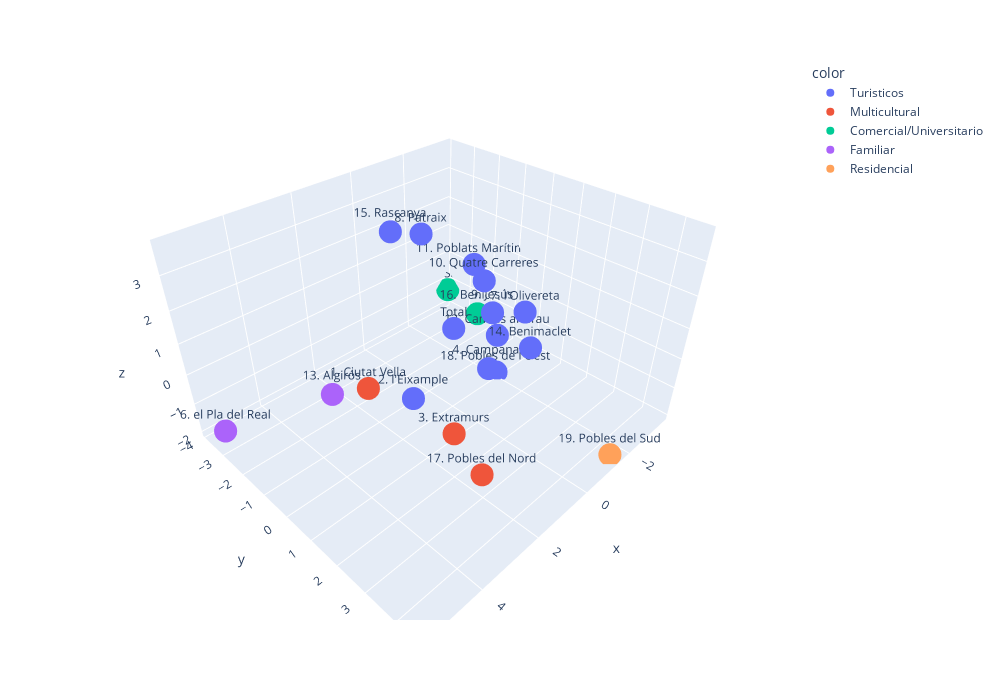

Notebook cell for this chart:
### Code cell
# hacer el plot con los nombres de los grupos

fig = px.scatter_3d(x=df_pca[:, 0], y=df_pca[:, 1], z=df_pca[:, 2], text=df['Distrito'], color=df['Cluster Name'], width=1000, height=700)

fig.show()

### Figure 1 — Plotly figure (JSON) as saved in the notebook; plotly's stock layout.template omitted (floating-point values rounded to 4 significant figures)
{"data": [{"hovertemplate": "color=Turisticos<br>x=%{x}<br>y=%{y}<br>z=%{z}<br>text=%{text}<extra></extra>", "legendgroup": "Turisticos", "marker": {"color": "#636efa", "symbol": "circle"}, "mode": "markers+text", "name": "Turisticos", "scene": "scene", "showlegend": true, "text": ["Total", "2. l'Eixample", "4. Campanar", "7. l'Olivereta", "8. Patraix", "9. Jesús", "10. Quatre Carreres", "11. Poblats Marítims", "12. Camins al Grau", "14. Benimaclet", "15. Rascanya", "18. Pobles de l'Oest"], "type": "scatter3d", "x": [-0.254, 1.783, -0.06703, -1.538, 1.023, -1.318, -0.9539, -2.746, -1.258, -0.1978, 1.22, -1.975], "y": [-0.2632, 0.2264, 1.232, 1.192, -0.1788, 0.2293, 0.1782, -1.796, 0.5016, 2.44, -1.07, -0.04351], "z": [0.374, -0.6726, -0.1241, 0.9978, 3.761, 0.632, 1.802, 0.8375, 0.02276, 1.118, 3.578, -1.997]}, {"hovertemplate": "color=Multicultural<br>x=%{x}<br>y=%{y}<br>z=%{z}<br>text=%{text}<extra></extra>", "legendgroup": "Multicultural", "marker": {"color": "#EF553B", "symbol": "circle"}, "mode": "markers+text", "name": "Multicultural", "scene": "scene", "showlegend": true, "text": ["1. Ciutat Vella", "3. Extramurs", "17. Pobles del Nord"], "type": "scatter3d", "x": [2.951, 1.573, 2.029], "y": [-0.1749, 1.543, 2.943], "z": [0.1191, -1.218, -1.364]}, {"hovertemplate": "color=Comercial/Universitario<br>x=%{x}<br>y=%{y}<br>z=%{z}<br>text=%{text}<extra></extra>", "legendgroup": "Comercial/Universitario", "marker": {"color": "#00cc96", "symbol": "circle"}, "mode": "markers+text", "name": "Comercial/Universitario", "scene": "scene", "showlegend": true, "text": ["5. la Saïdia", "16. Benicalap"], "type": "scatter3d", "x": [-3.671, -3.476], "y": [-3.818, -2.217], "z": [-1.326, -1.514]}, {"hovertemplate": "color=Familiar<br>x=%{x}<br>y=%{y}<br>z=%{z}<br>text=%{text}<extra></extra>", "legendgroup": "Familiar", "marker": {"color": "#ab63fa", "symbol": "circle"}, "mode": "markers+text", "name": "Familiar", "scene": "scene", "showlegend": true, "text": ["6. el Pla del Real", "13. Algirós"], "type": "scatter3d", "x": [5.593, 2.673], "y": [-3.188, -2.246], "z": [-1.585, -1.464]}, {"hovertemplate": "color=Residencial<br>x=%{x}<br>y=%{y}<br>z=%{z}<br>text=%{text}<extra></extra>", "legendgroup": "Residencial", "marker": {"color": "#FFA15A", "symbol": "circle"}, "mode": "markers+text", "name": "Residencial", "scene": "scene", "showlegend": true, "text": ["19. Pobles del Sud"], "type": "scatter3d", "x": [-1.39], "y": [4.511], "z": [-1.977]}], "layout": {"height": 700, "legend": {"title": {"text": "color"}, "tracegroupgap": 0}, "margin": {"t": 60}, "scene": {"domain": {"x": [0, 1], "y": [0, 1]}, "xaxis": {"title": {"text": "x"}}, "yaxis": {"title": {"text": "y"}}, "zaxis": {"title": {"text": "z"}}}, "width": 1000}}
